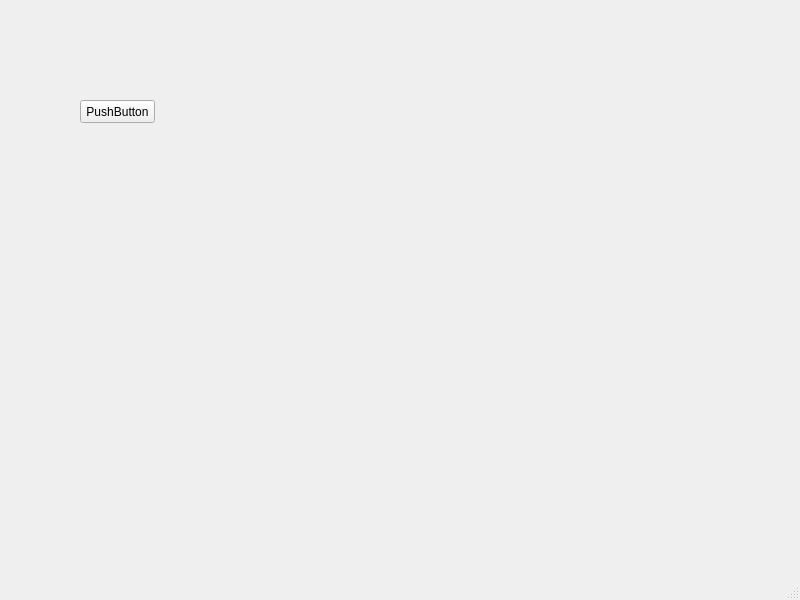
<?xml version="1.0" encoding="UTF-8"?>
<ui version="4.0">
 <class>MainWindow</class>
 <widget class="QMainWindow" name="MainWindow">
  <property name="geometry">
   <rect>
    <x>0</x>
    <y>0</y>
    <width>800</width>
    <height>600</height>
   </rect>
  </property>
  <property name="windowTitle">
   <string>MainWindow</string>
  </property>
  <widget class="QWidget" name="centralwidget">
   <widget class="QPushButton" name="pushButton">
    <property name="geometry">
     <rect>
      <x>80</x>
      <y>100</y>
      <width>75</width>
      <height>23</height>
     </rect>
    </property>
    <property name="text">
     <string>PushButton</string>
    </property>
   </widget>
  </widget>
  <widget class="QMenuBar" name="menubar">
   <property name="geometry">
    <rect>
     <x>0</x>
     <y>0</y>
     <width>800</width>
     <height>23</height>
    </rect>
   </property>
  </widget>
  <widget class="QStatusBar" name="statusbar"/>
 </widget>
 <resources/>
 <connections/>
</ui>
